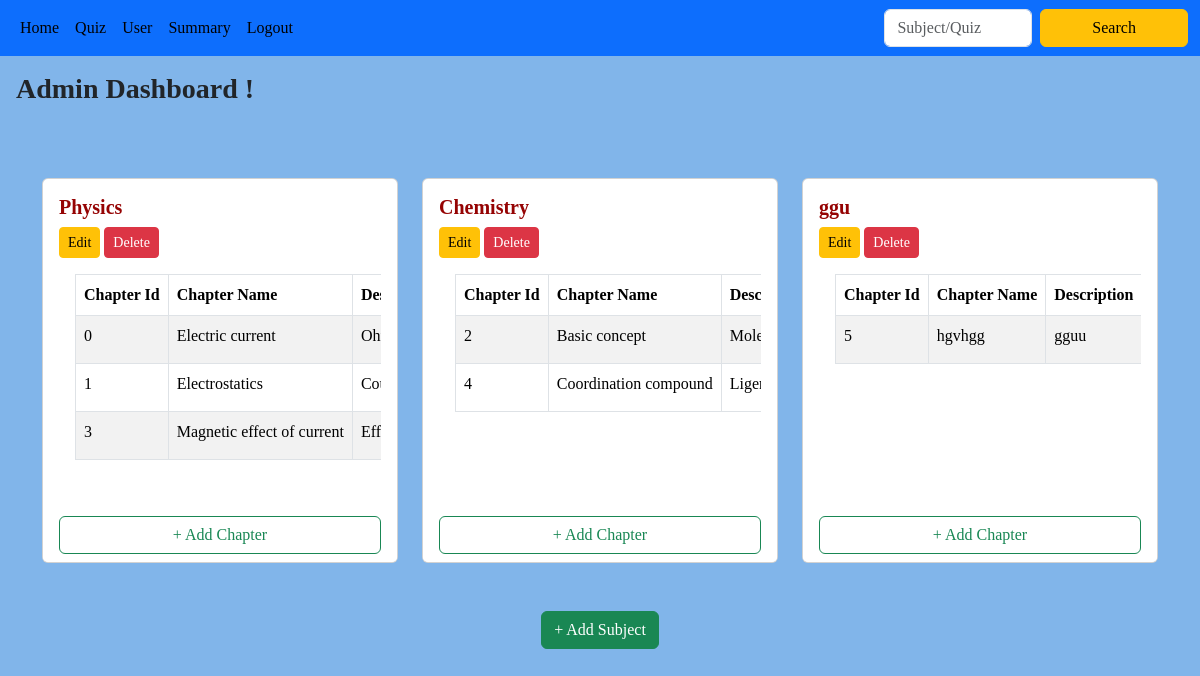
The app's page /admin/0, older data.
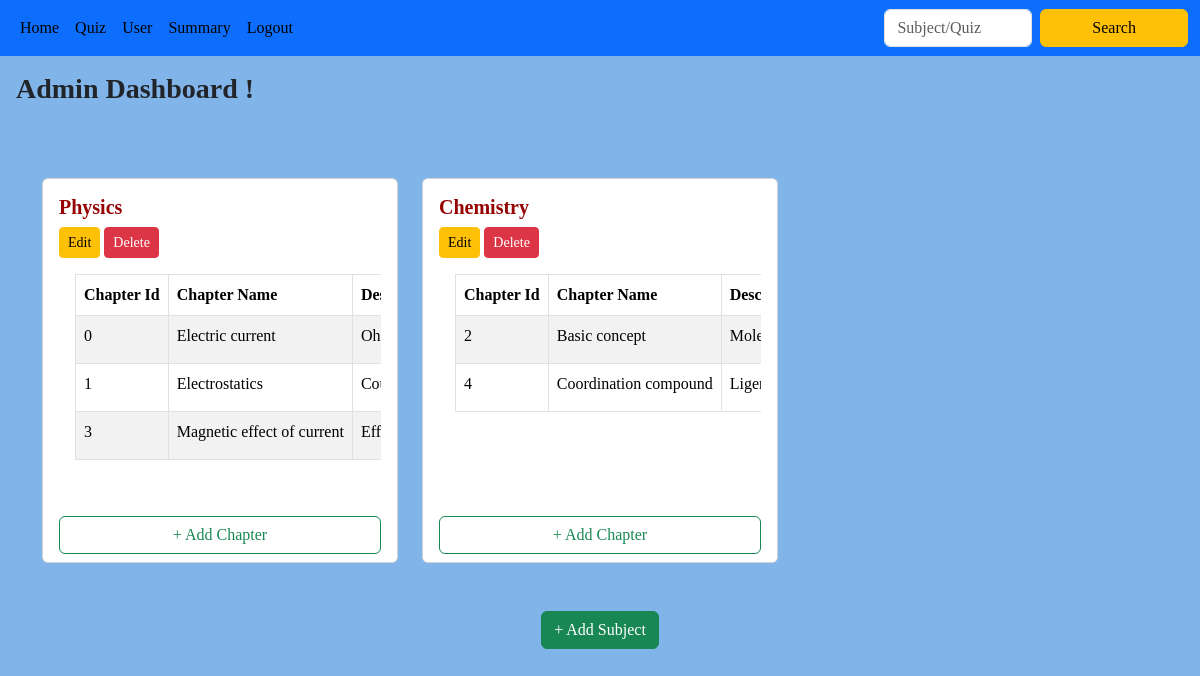
The same page, newer data.
### backend/models.py (models this page shows)
class Subject(db.Model):
    __tablename__ = "subject"
    id = db.Column(db.Integer, primary_key=True)
    name = db.Column(db.String(), nullable=False)
    description = db.Column(db.String(), nullable=False)
    chapters = db.relationship("Chapter", cascade="all,delete-orphan", backref="subject", lazy=True)

class Chapter(db.Model):
    __tablename__ = "chapter"
    id = db.Column(db.Integer, primary_key=True)
    name = db.Column(db.String(), nullable=False)
    description = db.Column(db.String(), nullable=False)
    subject_id = db.Column(db.Integer, db.ForeignKey("subject.id"), nullable=False, index=True)
    quizzes = db.relationship("Quiz", cascade="all,delete-orphan", backref="chapter", lazy=True)

### backend/controller.py (the view)
@app.route("/admin/<id>")
def admin_dashboard(id):
    subjects=get_subject()
    chapters=get_chapter()
    return render_template("admin.html",id=id,subjects=subjects,chapters=chapters)

### backend/controller.py (called while the page is built)
def get_subject():
    subjects=Subject.query.all()
    return subjects

def get_chapter():
    chapters=Chapter.query.all()
    return chapters

### templates/admin.html (shortened to what this page needs)
{% extends "admin_layout.html" %}
{% block content %}
<h3 class="p-3" style="font-family: 'Times New Roman', Times, serif; font-weight: bold;">
    Admin Dashboard !
</h3>
<br><br>
{% if subjects %}
<div class="container">
    <div class="row row-cols-1 row-cols-md-2 row-cols-lg-3 g-4">
        {% for subject in subjects %}
        <div class="col">
            <div class="card h-100 d-flex flex-column">
                <div class="card-body flex-grow-1">
                 <h5 class="card-title" style="color: rgb(149, 3, 3); font-weight: bold;">{{ subject.name }}</h5>
                 <a href="/edit_subject/{{subject.id}}/{{id}}" class="btn btn-sm btn-warning">Edit</a>
                 <a href="/delete_subject?sub_id={{subject.id}}&id={{id}}" class="btn btn-sm btn-danger">Delete</a>
                    <div class="table-responsive p-3">
                        <table class="table table-bordered table-striped">
                        {% if subject.chapters %}
                            <thead class="thead-dark">
                                <tr>
                                    <th>Chapter Id</th>
                                    <th>Chapter Name</th>
                                    <th>Description</th>
                                </tr>
                            </thead>
                            <tbody>
                                {% for chapter in subject.chapters%}
                                <tr >
                                    <td>{{chapter.id}}</td>
                                    <td >{{chapter.name}}</td>
                                    <td>{{chapter.description}}</td>
                                </tr>
                                {%endfor%}
                            </tbody>
                        {%else%}
                            <div>
                              <h3 class="center">No chapters are there..!</h3>
                            </div>
                        {%endif%}
                        </table>
                    </div>
                </div>
                <div class="card-footer bg-white border-top-0">
                    <a href="/add_chapter/{{subject.id}}/{{id}}" class="btn btn-outline-success w-100">+ Add Chapter</a>
                </div>
            </div>
        </div>
        {% endfor %}
    </div>
</div>
{%else%}
  <div>
    <h5 class="center">No Subjects are there..!</h5>
  </div>
{% endif %}
<br><br>
<div class="d-flex justify-content-center">
    <a type="button" class="btn btn-success" href="/add_subject/{{id}}">+ Add Subject</a>
</div>
{% endblock %}

Row changes from the older to the newer data that the page shows:
removed Subject: name "ggu"
removed Chapter: id "5", name "hgvhgg", description "gguu", shown under "ggu"
